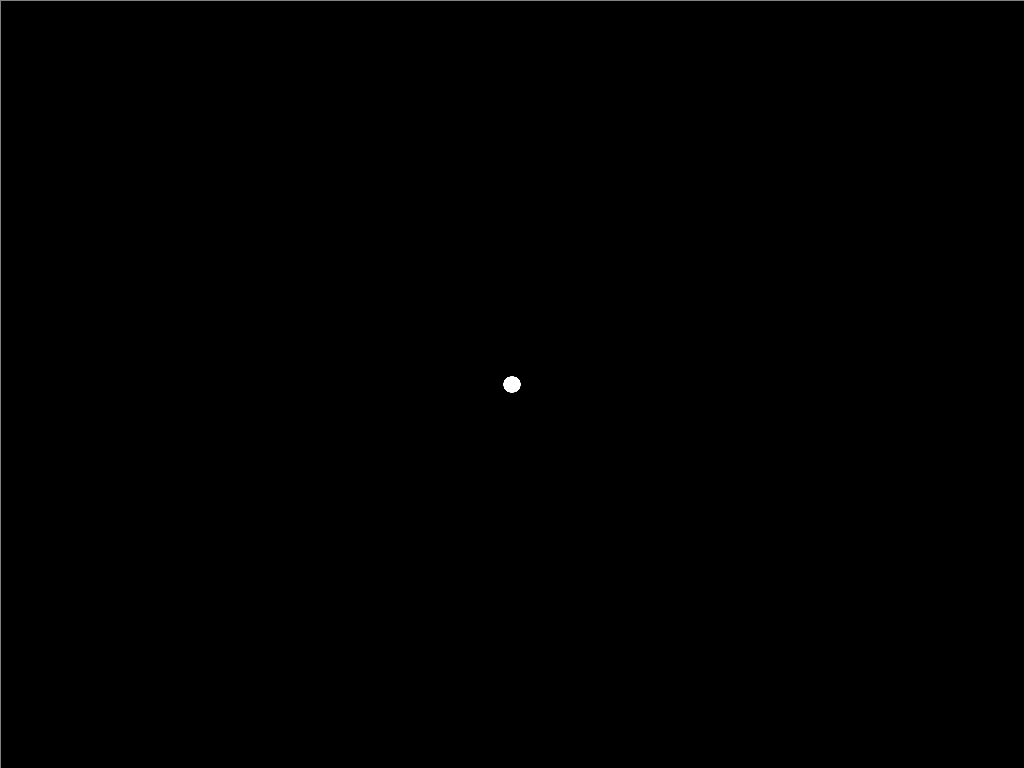
Frame 1 (no input)
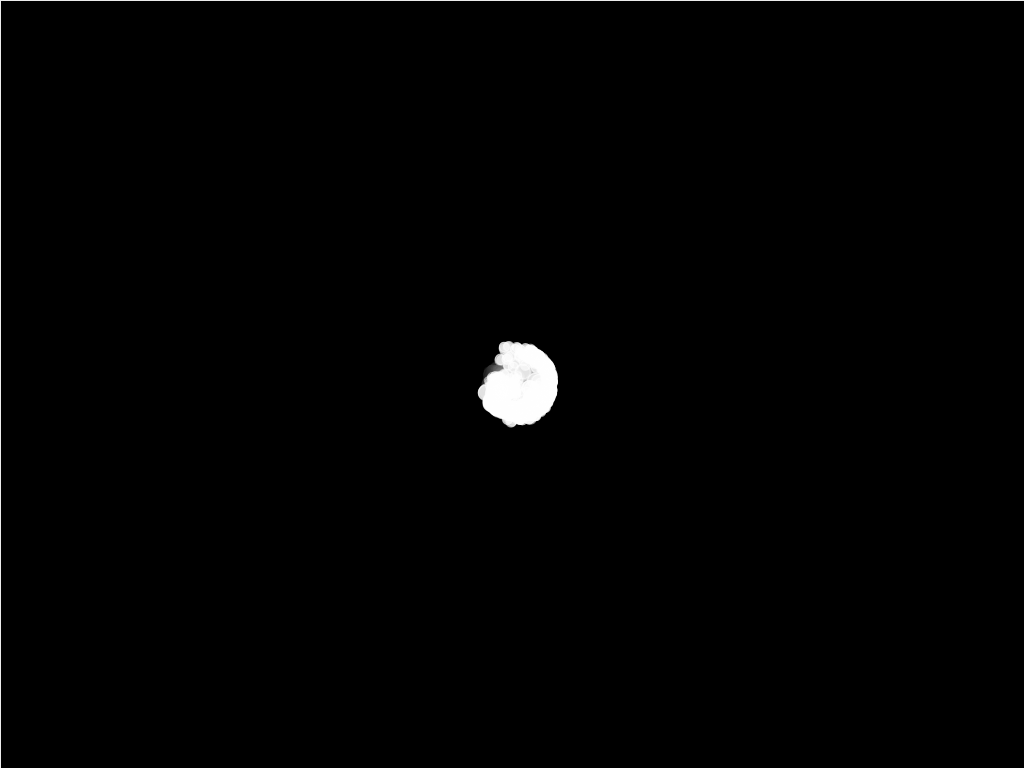
Frame 60 (the mouse pressed at the canvas centre just before this capture)
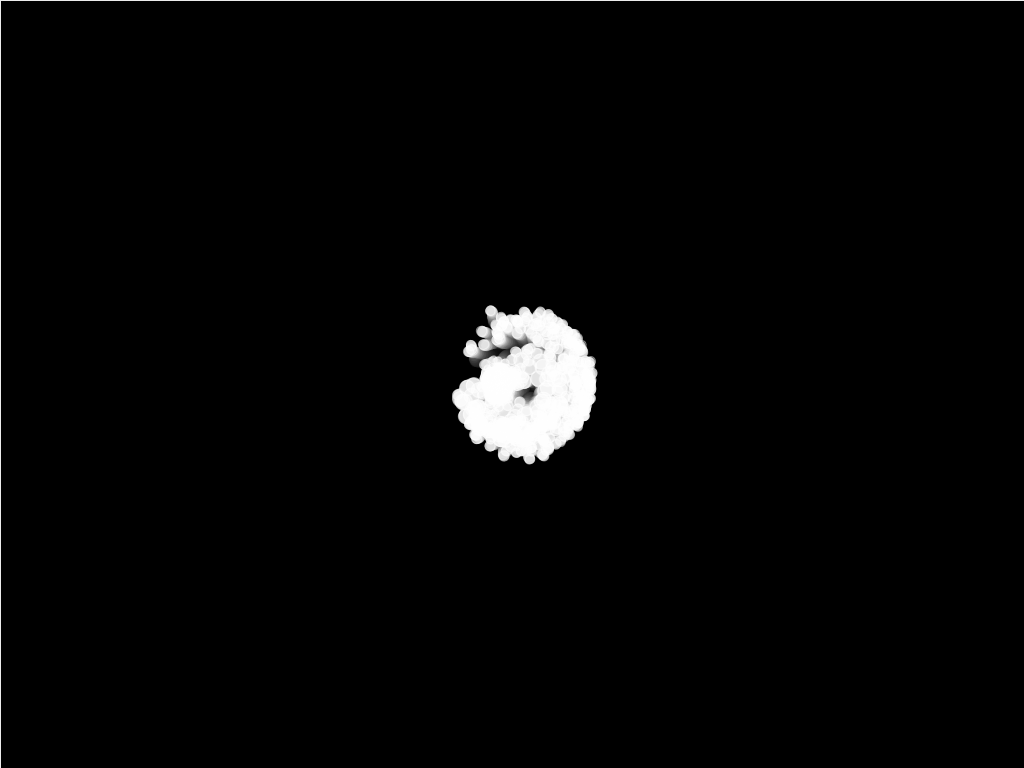
Frame 120 (the mouse held since frame 60 and released just before this capture)

The Processing sketch that drew these frames (run headless with seeded random() and noise(); from frame 60 on, the mouse is pressed at the canvas centre):

// Processing sketch: processing_136390
// ── processing_136390.pde

Guy1[] lilJoeys;
Guy2[] lilMoes;
Guy3[] lilKaylas;

void setup() {
  size(1024, 768);
  background(0);
  stroke(255, 130);
  randomSeed(101);   // Force the same random values

  lilJoeys = new Guy1[100];
  lilMoes = new Guy2[300];
  lilKaylas = new Guy3[500];

  for (int i = 0; i < lilJoeys.length; i++) {
    lilJoeys[i] = new Guy1();
  }
  for (int i = 0; i < lilMoes.length; i++) {
    lilMoes[i] = new Guy2();
  }
  for (int i = 0; i < lilKaylas.length; i++) {
    lilKaylas[i] = new Guy3();
  }
}

void draw() {
  fill(0, 20);
  rect(0, 0, width, height);
  for (int i=0; i < lilJoeys.length; i++) {
    lilJoeys[i].update(); // Move each object
    lilJoeys[i].display(width/2, height/2); // Display each object
    
  }

  for (int i=0; i < lilMoes.length; i++) {
    lilMoes[i].update(); // Move each object
    lilMoes[i].display(width/2, height/2); // Display each object
  }

  for (int i=0; i < lilKaylas.length; i++) {
    lilKaylas[i].update(); // Move each object
    lilKaylas[i].display(width/2, height/2); // Display each object
  }
  
  
}

class Guy1 {
  float x = 0.0;       // X-coordinate
  float y = 0.0;      // Y-coordinate
  float startX = 0;
  float startY = 0;
  float angle = 0.0;   // Direction of motion
  float speed = 0.5;   // Speed of motion

  void update() {
   
    angle += random(-0.3, 0.3);
    x += (sin(angle)) * speed;  // Update x-coordinate
    y += (cos(angle)) * speed;  // Update y-coordinate
  }

  void display(float xPos, float yPos) {
    startX = xPos;
    startY = yPos;
    pushMatrix();
    translate(x+startX, y+startY);
    rotate(angle);
    fill(255, 100);
    ellipse(0, 0, 15, 15);
    popMatrix();
  }
}



class Guy2 {
  float x = 0.0;       // X-coordinate
  float y = 0.0;      // Y-coordinate
  float startX = 0;
  float startY = 0;
  float angle = 0.0;   // Direction of motion
  float speed = .7;   // Speed of motion

  void update() {
   
    angle += random(-0.3, 0.3);
    x += (cos(angle)) * speed;  // Update x-coordinate
    y += (sin(angle)) * speed;  // Update y-coordinate
  }

  void display(float xPos, float yPos) {
    startX = xPos;
    startY = yPos;
    pushMatrix();
    translate(x+startX, y+startY);
    rotate(angle);
    fill(255, 100);
    ellipse(0, 0, 10, 10);
    popMatrix();
  }
}

class Guy3 {
  float x = 0.0;       // X-coordinate
  float y = 0.0;      // Y-coordinate
  float startX = 0;
  float startY = 0;
  float angle = 0.0;   // Direction of motion
  float speed = 1;   // Speed of motion

  void update() {
   
    angle += random(-0.3, 0.03);
    x += (sin(angle)+(sin(3*angle)/3)+(sin(5*angle)/5)) * speed;  // Update x-coordinate
    y += (cos(angle)+(cos(3*angle)/3)+(sin(5*angle)/5)) * speed;  // Update y-coordinate
  }

  void display(float xPos, float yPos) {
    startX = xPos;
    startY = yPos;
    pushMatrix();
    translate(x+startX, y+startY);
    rotate(angle);
    fill(255, 100);
    ellipse(0, 0, 8, 8);
    popMatrix();
  }
}
